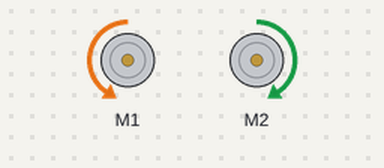
A sketch run on a simulated Arduino Uno, built with avr-gcc and run on an emulated ATmega328P. Shown: 2 × DC motor (green arrow = forward, orange = backward, longer = faster).

Above: at 0.5 s.
At 4.5 s:
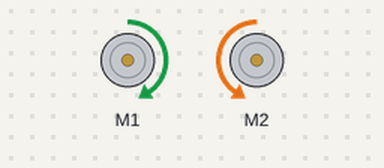
At 6.5 s:
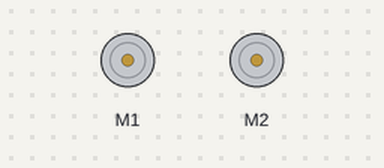
Timing chart, 0 to 10.4 s (numbered marks = the images above):
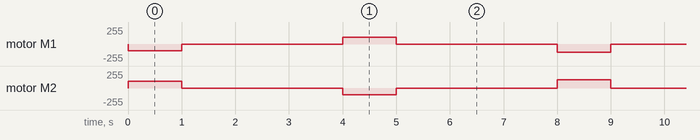

The sketch:

myRobotCalibrateRotation.ino
```cpp
/**********************************************************
MyRobotCalibrateRotation.ino
***********************************************************/
// include motor libraries
#include <AFMotor.h>     // adafruit motor shield library
#include <RobotMotor.h>  // 2wd or 4wd motor library

// Setup runs at startup and is used configure pins and init system variables
void setup()
{
  motorBegin(MOTOR_LEFT);
  motorBegin(MOTOR_RIGHT);
  calibrateSpeed();
}

void loop()
{
}

void calibrateSpeed()
{
  for(int speed = MIN_SPEED; speed <= 100; speed += 10)
  {
     // rotate robot left for 1 second
      motorReverse(MOTOR_LEFT,  speed);
      motorForward(MOTOR_RIGHT, speed);
      delay(1000); // delay 1 second
      motorStop(MOTOR_LEFT);
      motorStop(MOTOR_RIGHT);

      delay(3000);  // wait 3 seconds

      // rotate robot right for 1 second
      motorReverse(MOTOR_RIGHT,  speed);
      motorForward(MOTOR_LEFT, speed);
      delay(1000);  // delay 1 second
      motorStop(MOTOR_LEFT);
      motorStop(MOTOR_RIGHT);
      delay(3000); // wait 3 seconds
  }
}
```
